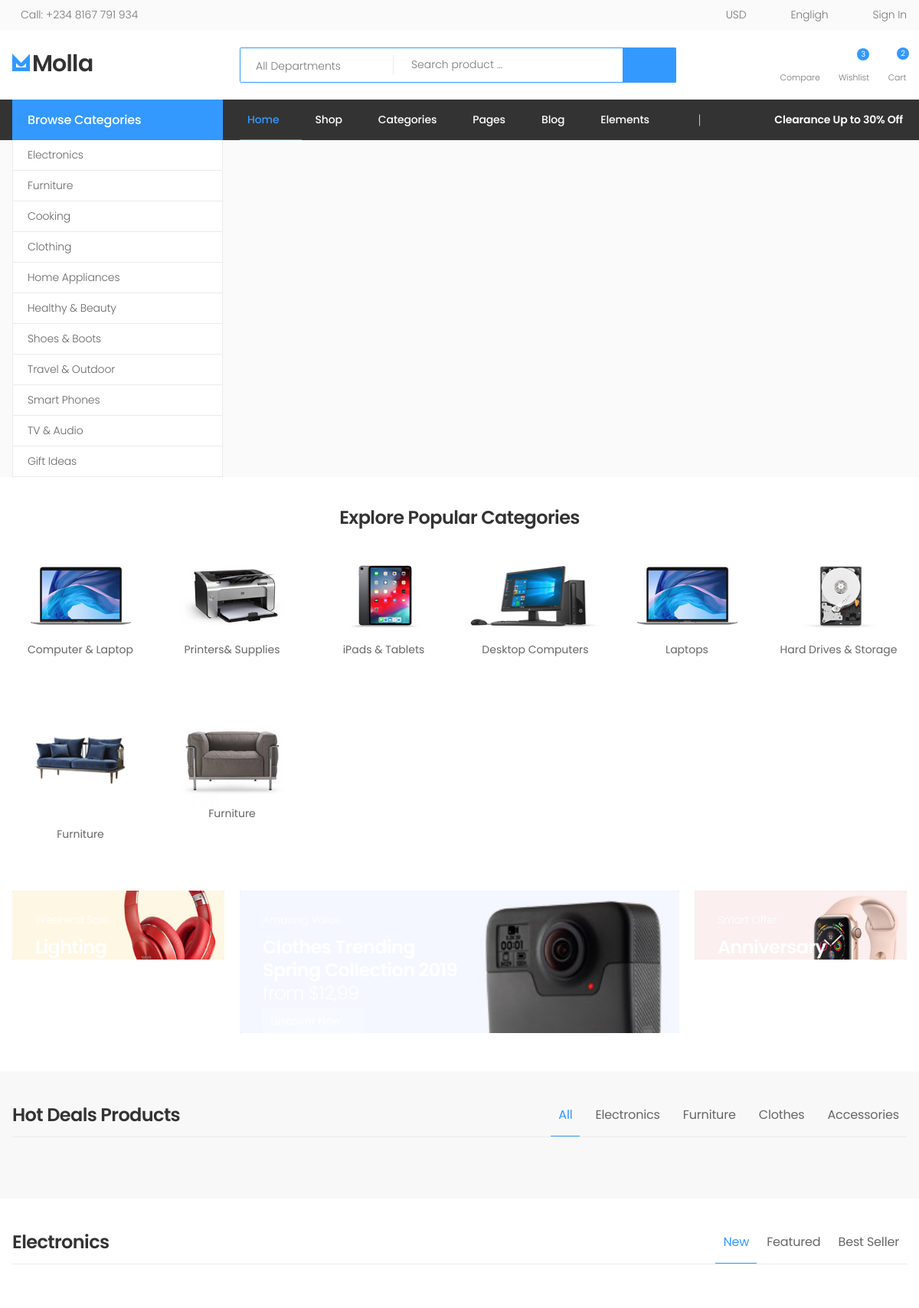
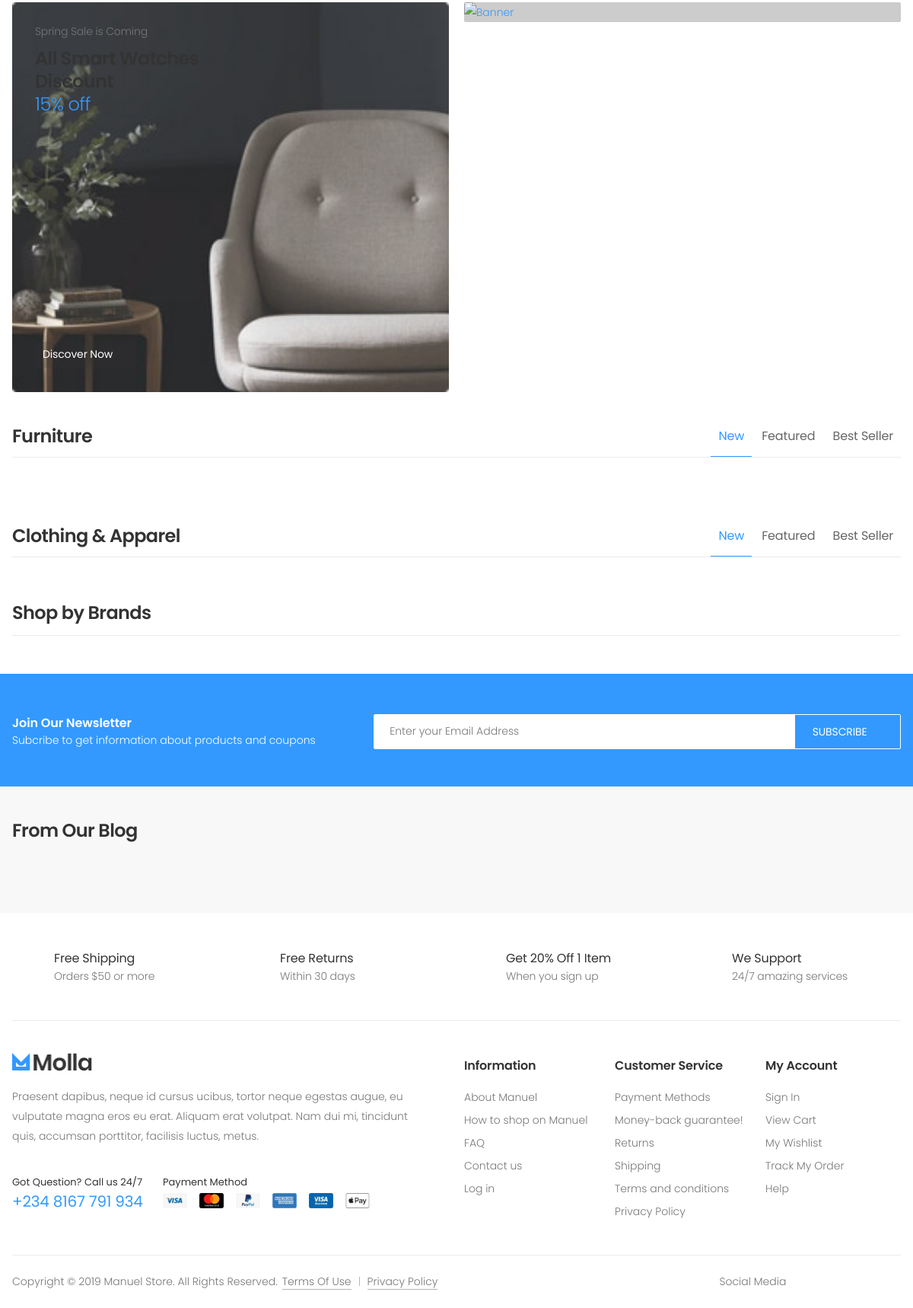
The page / on the database its author committed (2 pictures, top to bottom).
### core/models.py (models this page shows, shortened)
class Category(models.Model):
    cid =ShortUUIDField(unique=True, length=10, max_length=20, prefix="cat", alphabet="abcdefgh12345")
    title =models.CharField(max_length=100, default="food")
    image = models.ImageField(upload_to="category", default="category.jpg")
    class Meta:
        verbose_name_plural ="Categories"

### core/views.py (the view)
# urls.py: path('', views.index, name='index13'),
def index(request):
    product = Product.objects.filter(product_status="published", featured =True)
    context ={
        'products':product
    }
    return render (request,'core/index13.html',context)

### templates/core/index13.html (shortened to what this page needs)
{% extends "partials/base.html" %}
{% load static %}
{% block content %}
     </li>
                                <li>
                                    <a href="category.html" class="sf-with-ul">Shop</a>
                                </li>
                                <li>
                                    <a href="{% url 'core:category-list' %}" class="sf-with-ul">Categories</a>
                                </li>
                                <li>
                                    <a href="#" class="sf-with-ul">Pages</a>
                                </li>
                                <li>
                                    <a href="blog.html" class="sf-with-ul">Blog</a>
                                </li>
                                <li>
                                    <a href="elements-list.html" class="sf-with-ul">Elements</a>
                                </li>
                            </ul>
                        </nav>
                    </div>
                    <div class="header-right">
                        <i class="la la-lightbulb-o"></i><p>Clearance Up to 30% Off</span></p>
                    </div>
                </div>
            </div>
        </header>
        <main class="main">
            <div class="intro-slider-container">
            </div>
            <div class="container">
                <h2 class="title text-center mb-2">Explore Popular Categories</h2>
                <div class="cat-blocks-container">
                    <div class="row">
                        <div class="col-6 col-sm-4 col-lg-2">
                            <a href="category.html" class="cat-block">
                                <figure>
                                    <span>
                                        <img src="{% static 'assets/images/demos/demo-13/cats/1.jpg' %}" alt="Category image">
                                    </span>
                                </figure>
                                <h3 class="cat-block-title">Computer & Laptop</h3>
                            </a>
                        </div>
                          {% for c in Categories %}
                        <div class="col-6 col-sm-4 col-lg-2">
                            <a href="{% url 'core:category_product_list' c.cid %}" class="cat-block">
                                <figure>
                                    <span>
                                        <img src="{{ c.image.url }}" alt="Category image">
                                    </span>
                                </figure>
                                <h3 class="cat-block-title">{{ c.title }}</h3>
                            </a>
                        </div>
                                    {% endfor %}
                        <div class="col-6 col-sm-4 col-lg-2">
                            <a href="category.html" class="cat-block">
                                <figure>
                                    <span>
                                        <img src="{% static 'assets/images/demos/demo-13/cats/6.jpg' %}" alt="Category image">
                                    </span>
                                </figure>
                                <h3 class="cat-block-title">Furniture</h3>
                            </a>
                        </div>
                    </div>
                </div>
            </div>
            <div class="container">
                <div class="row">
                    <div class="col-sm-6 col-lg-3">
                        <div class="banner banner-overlay">
                            <a href="#">
                                <img src="{% static 'assets/images/demos/demo-13/banners/banner-1.jpg' %}" alt="Banner">
                            </a>
                            <div class="banner-content">
                                <h4 class="banner-subtitle text-white"><a href="#">Weekend Sale</a></h4>
                                <h3 class="banner-title text-white"><a href="#">Lighting <br>& Accessories <br><span>25% off</span></a></h3>
                            </div>
                        </div>
                    </div>
                    <div class="col-sm-6 col-lg-3 order-lg-last">
                        <div class="banner banner-overlay">
                            <a href="#">
                                <img src="{% static 'assets/images/demos/demo-13/banners/banner-3.jpg' %}" alt="Banner">
                            </a>
                            <div class="banner-content">
                                <h4 class="banner-subtitle text-white"><a href="#">Smart Offer</a></h4>
                                <h3 class="banner-title text-white"><a href="#">Anniversary <br>Special <br><span>15% off</span></a></h3>
                            </div>
                        </div>
                    </div>
                    <div class="col-lg-6">
                        <div class="banner banner-overlay">
                            <a href="#">
                                <img src="{% static 'assets/images/demos/demo-13/banners/banner-2.jpg' %}" alt="Banner">
                            </a>
                            <div class="banner-content">
                                <h4 class="banner-subtitle text-white d-none d-sm-block"><a href="#">Amazing Value</a></h4>
                                <h3 class="banner-title text-white"><a href="#">Clothes Trending <br>Spring Collection 2019 <br><span>from $12,99</span></a></h3>
                                <a href="#" class="banner-link">Discover Now <i class="icon-long-arrow-right"></i></a>
                            </div>
                        </div>
                    </div>
                </div>
            </div>
            <div class="bg-light pt-3 pb-5">
                <div class="container">
                    <div class="heading heading-flex heading-border mb-3">
                        <div class="heading-left">
                            <h2 class="title">Hot Deals Products</h2>
                        </div>
                       <div class="heading-right">
                            <ul class="nav nav-pills nav-border-anim justify-content-center" role="tablist">
                                <li class="nav-item">
                                    <a class="nav-link active" id="hot-all-link" data-toggle="tab" href="#hot-all-tab" role="tab" aria-controls="hot-all-tab" aria-selected="true">All</a>
                                </li>
                                <li class="nav-item">
                                    <a class="nav-link" id="hot-elec-link" data-toggle="tab" href="#hot-elec-tab" role="tab" aria-controls="hot-elec-tab" aria-selected="false">Electronics</a>
                                </li>
                                <li class="nav-item">
                                    <a class="nav-link" id="hot-furn-link" data-toggle="tab" href="#hot-furn-tab" role="tab" aria-controls="hot-furn-tab" aria-selected="false">Furniture</a>
                                </li>
                                <li class="nav-item">
                                    <a class="nav-link" id="hot-clot-link" data-toggle="tab" href="#hot-clot-tab" role="tab" aria-controls="hot-clot-tab" aria-selected="false">Clothes</a>
                                </li>
                                <li class="nav-item">
                                    <a class="nav-link" id="hot-acc-link" data-toggle="tab" href="#hot-acc-tab" role="tab" aria-controls="hot-acc-tab" aria-selected="false">Accessories</a>
                                </li>
                            </ul>
                       </div>
                    </div>
                </div>
            </div>
            <div class="container electronics">
                <div class="heading heading-flex heading-border mb-3">
                    <div class="heading-left">
                        <h2 class="title">Electronics</h2>
                    </div>
                   <div class="heading-right">
                        <ul class="nav nav-pills nav-border-anim justify-content-center" role="tablist">
                            <li class="nav-item">
                                <a class="nav-link active" id="elec-new-link" data-toggle="tab" href="#elec-new-tab" role="tab" aria-controls="elec-new-tab" aria-selected="true">New</a>
                            </li>
                            <li class="nav-item">
                                <a class="nav-link" id="elec-featured-link" data-toggle="tab" href="#elec-featured-tab" role="tab" aria-controls="elec-featured-tab" aria-selected="false">Featured</a>
                            </li>
                            <li class="nav-item">
                                <a class="nav-link" id="elec-best-link" data-toggle="tab" href="#elec-best-tab" role="tab" aria-controls="elec-best-tab" aria-selected="false">Best Seller</a>
                            </li>
                        </ul>
                   </div>
                </div>
            </div>
            <div class="container">
                <div class="row">
                    <div class="col-lg-6">
                        <div class="banner banner-overlay banner-overlay-light">
                            <a href="#">
                                <img src="{% static 'assets/images/demos/demo-13/banners/banner-4.jpg' %}" alt="Banner">
                            </a>
                            <div class="banner-content">
                                <h4 class="banner-subtitle d-none d-sm-block"><a href="#">Spring Sale is Coming</a></h4>
                                <h3 class="banner-title"><a href="#">All Smart Watches <br>Discount <br><span class="text-primary">15% off</span></a></h3>
                                <a href="#" class="banner-link banner-link-dark">Discover Now <i class="icon-long-arrow-right"></i></a>
                            </div>
                        </div>
                    </div>
                    <div class="col-lg-6">
                        <div class="banner banner-overlay">
                            <a href="#">
                                <img src="{% static 'assets/images/demos/demo-13/banners/banner-5.png' %}" alt="Banner">
                            </a>
                        </div>
                    </div>
                </div>
            </div>
            <div class="container furniture">
                <div class="heading heading-flex heading-border mb-3">
                    <div class="heading-left">
                        <h2 class="title">Furniture</h2>
                    </div>
                   <div class="heading-right">
                        <ul class="nav nav-pills nav-border-anim justify-content-center" role="tablist">
                            <li class="nav-item">
                                <a class="nav-link active" id="furn-new-link" data-toggle="tab" href="#furn-new-tab" role="tab" aria-controls="furn-new-tab" aria-selected="true">New</a>
                            </li>
                            <li class="nav-item">
                                <a class="nav-link" id="furn-featured-link" data-toggle="tab" href="#furn-featured-tab" role="tab" aria-controls="furn-featured-tab" aria-selected="false">Featured</a>
                            </li>
                            <li class="nav-item">
                                <a class="nav-link" id="furn-best-link" data-toggle="tab" href="#furn-best-tab" role="tab" aria-controls="furn-best-tab" aria-selected="false">Best Seller</a>
                            </li>
                        </ul>
                   </div>
                </div>
            </div>
            <div class="container clothing ">
                <div class="heading heading-flex heading-border mb-3">
                    <div class="heading-left">
                        <h2 class="title">Clothing & Apparel</h2>
                    </div>
                   <div class="heading-right">
                        <ul class="nav nav-pills nav-border-anim justify-content-center" role="tablist">
                            <li class="nav-item">
                                <a class="nav-link active" id="clot-new-link" data-toggle="tab" href="#clot-new-tab" role="tab" aria-controls="clot-new-tab" aria-selected="true">New</a>
                            </li>
                            <li class="nav-item">
                                <a class="nav-link" id="clot-featured-link" data-toggle="tab" href="#clot-featured-tab" role="tab" aria-controls="clot-featured-tab" aria-selected="false">Featured</a>
                            </li>
                            <li class="nav-item">
                                <a class="nav-link" id="clot-best-link" data-toggle="tab" href="#clot-best-tab" role="tab" aria-controls="clot-best-tab" aria-selected="false">Best Seller</a>
                            </li>
                        </ul>
                   </div>
                </div>
            </div>
            <div class="container">
                <h2 class="title title-border mb-5">Shop by Brands</h2>
            </div>
            <div class="cta cta-horizontal cta-horizontal-box bg-primary">
                <div class="container">
                    <div class="row align-items-center">
                        <div class="col-2xl-5col">
                            <h3 class="cta-title text-white">Join Our Newsletter</h3>
                            <p class="cta-desc text-white">Subcribe to get information about products and coupons</p>
                        </div>
                        <div class="col-3xl-5col">
                            <form action="#">
                                <div class="input-group">
                                    <input type="email" class="form-control form-control-white" placeholder="Enter your Email Address" aria-label="Email Adress" required>
                                    <div class="input-group-append">
                                        <button class="btn btn-outline-white-2" type="submit"><span>Subscribe</span><i class="icon-long-arrow-right"></i></button>
                                    </div>
                                </div>
                            </form>
                        </div>
                    </div>
                </div>
            </div>
            <div class="blog-posts bg-light pt-4 pb-7">
                <div class="container">
                    <h2 class="title">From Our Blog</h2>
                </div>
            </div>
        </main>
{% endblock content %}

### rows shown on the page
Category: image (picture), title "Printers& Supplies"
Category: image (picture), title "iPads & Tablets"
Category: image (picture), title "Desktop Computers"
Category: image (picture), title "Laptops"
Category: image (picture), title "Hard Drives & Storage"
Category: image (picture), title "Furniture"
